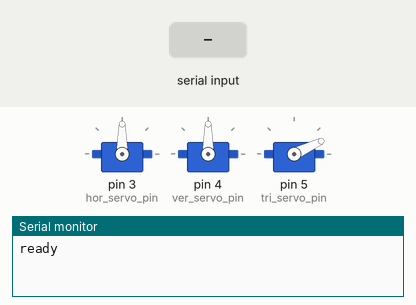
A sketch run on a simulated Arduino Uno, built with avr-gcc and run on an emulated ATmega328P. Shown: 3 × servo, the last lines printed to the serial monitor. The test bench sets the inputs (shaded band).

Above: at 1.2 s.
1.3 s: "trigger\n" received over Serial
At 1.6 s:
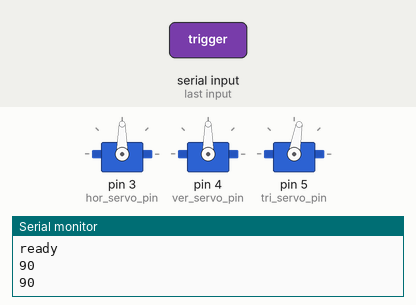
3.8 s: "r,45\n" received over Serial
At 4.6 s:
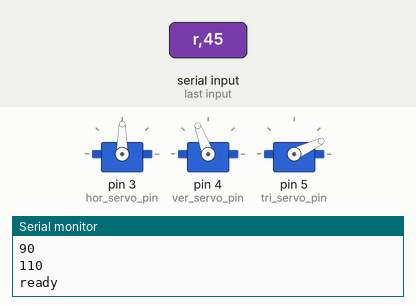
5.3 s: "r90\n" received over Serial
At 5.7 s:
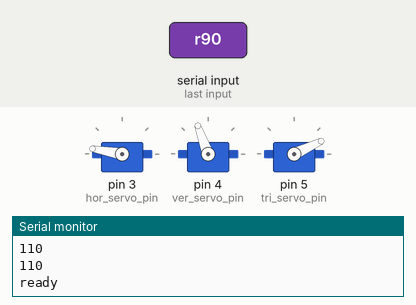
6.8 s: "trigger\n" received over Serial
At 7.6 s:
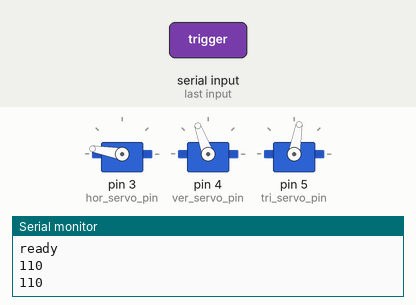
9.3 s: "home\n" received over Serial
At 10.0 s:
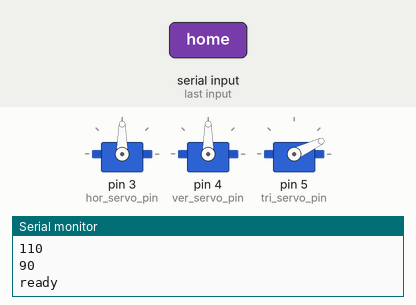
10.8 s: "r90\n" received over Serial
At 11.1 s:
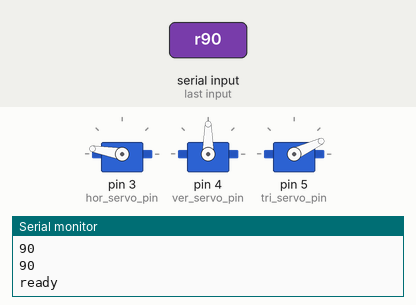
Timing chart, 0 to 13.3 s (numbered marks = the images above; inputs shaded):
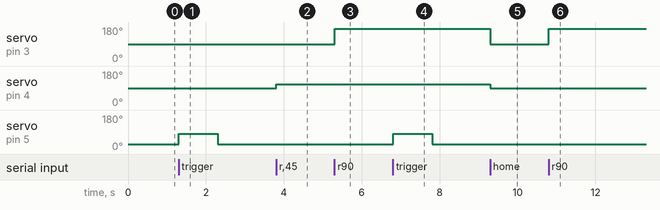

The sketch:

arduino.ino
```cpp
#include <Servo.h>

/*
 * Configuration of global constants
 */
constexpr int hor_servo_home = 90,
              hor_servo_min_angle = 0,
              hor_servo_max_angle = 170,
              hor_servo_pin = 3,

              ver_servo_home = 90,
              ver_servo_min_angle = 70,
              ver_servo_max_angle = 110,
              ver_servo_pin = 4,

              tri_servo_cold = 25,
              tri_servo_hot = 80,
              tri_servo_pin = 5,
              tri_servo_delay = 1000,

              baud_rate = 9600,
              serial_timeout = 100;


/*
 * Initialisation of global variables
 */
int hor_servo_target_angle,
    ver_servo_target_angle;

bool triggered;

Servo hor_servo,
      ver_servo,
      tri_servo;


/*
 * Operational code
 */
int clamp_angle(int current, int adjustment, int min, int max){
  // Make sure the new target angle does not exceed allowable values
  if (current + adjustment > max) {
    return max;
  }
  else if (current + adjustment < min) {
    return min;
  }
  return (current + adjustment);
}

void adjust_rotation(char axis, int adjustment) {
  // Write a new target angle for a given axis
  switch(axis){
    case 'x':
      hor_servo_target_angle = clamp_angle(
        hor_servo_target_angle,
        adjustment,
        hor_servo_min_angle,
        hor_servo_max_angle
      );
      break;
    case 'y':
      ver_servo_target_angle = clamp_angle(
        ver_servo_target_angle,
        adjustment,
        ver_servo_min_angle,
        ver_servo_max_angle
      );
      break;
  }
}

void message_parser(String message) {
  // rotation commands are of the format r(+|-)xx,(+|-)yy
  if (message[0] == 'r') {
    int separator = message.indexOf(',');

    String x_str = message.substring(1, separator),
           y_str = message.substring(separator + 1);

    int dx = x_str.toInt(),
        dy = y_str.toInt();

    adjust_rotation('x', dx);
    adjust_rotation('y', dy);

  }
  // trigger commands start with the letter t
  else if (message == "trigger") {
    triggered = true;
  }

  else if (message == "home") {
    hor_servo_target_angle = hor_servo_home;
    ver_servo_target_angle = ver_servo_home;
  }
}

void setup() {
  Serial.begin(baud_rate);
  Serial.setTimeout(serial_timeout);

  hor_servo.attach(hor_servo_pin);
  ver_servo.attach(ver_servo_pin);
  tri_servo.attach(tri_servo_pin);
  hor_servo.write(hor_servo_home);
  ver_servo.write(ver_servo_home);
  tri_servo.write(tri_servo_cold);

  hor_servo_target_angle = hor_servo_home;
  ver_servo_target_angle = ver_servo_home;
  triggered = false;

  Serial.println("ready");
}

void loop() {
  if (Serial.available() > 0) {
    String message = Serial.readStringUntil('\n');

    Serial.println(ver_servo_target_angle);
    message_parser(message);   // interpret message and change appropriate globals
    Serial.println(ver_servo_target_angle);

    if (triggered) {    // pull trigger
      tri_servo.write(tri_servo_hot);
      delay(tri_servo_delay);
      tri_servo.write(tri_servo_cold);
      triggered = false;
    }

    else {    //
      hor_servo.write(hor_servo_target_angle);
      ver_servo.write(ver_servo_target_angle);
    }
    Serial.println("ready");     // let PC know the arduino is ready for next command
  }
}
```

Measured:
- after the input at 1.3 s, servo on pin 5 (tri_servo_pin): 25° → 80° at once, → 25° 1.0 s later
- after the input at 3.8 s, servo on pin 4 (ver_servo_pin): 90° → 110° at once
- after the input at 5.3 s, servo on pin 3 (hor_servo_pin): 90° → 170° at once
- after the input at 6.8 s, servo on pin 5 (tri_servo_pin): 25° → 80° at once, → 25° 1.0 s later
- after the input at 9.3 s, servo on pin 3 (hor_servo_pin): 170° → 90° at once; servo on pin 4 (ver_servo_pin): 110° → 90° at once
- after the input at 10.8 s, servo on pin 3 (hor_servo_pin): 90° → 170° at once
